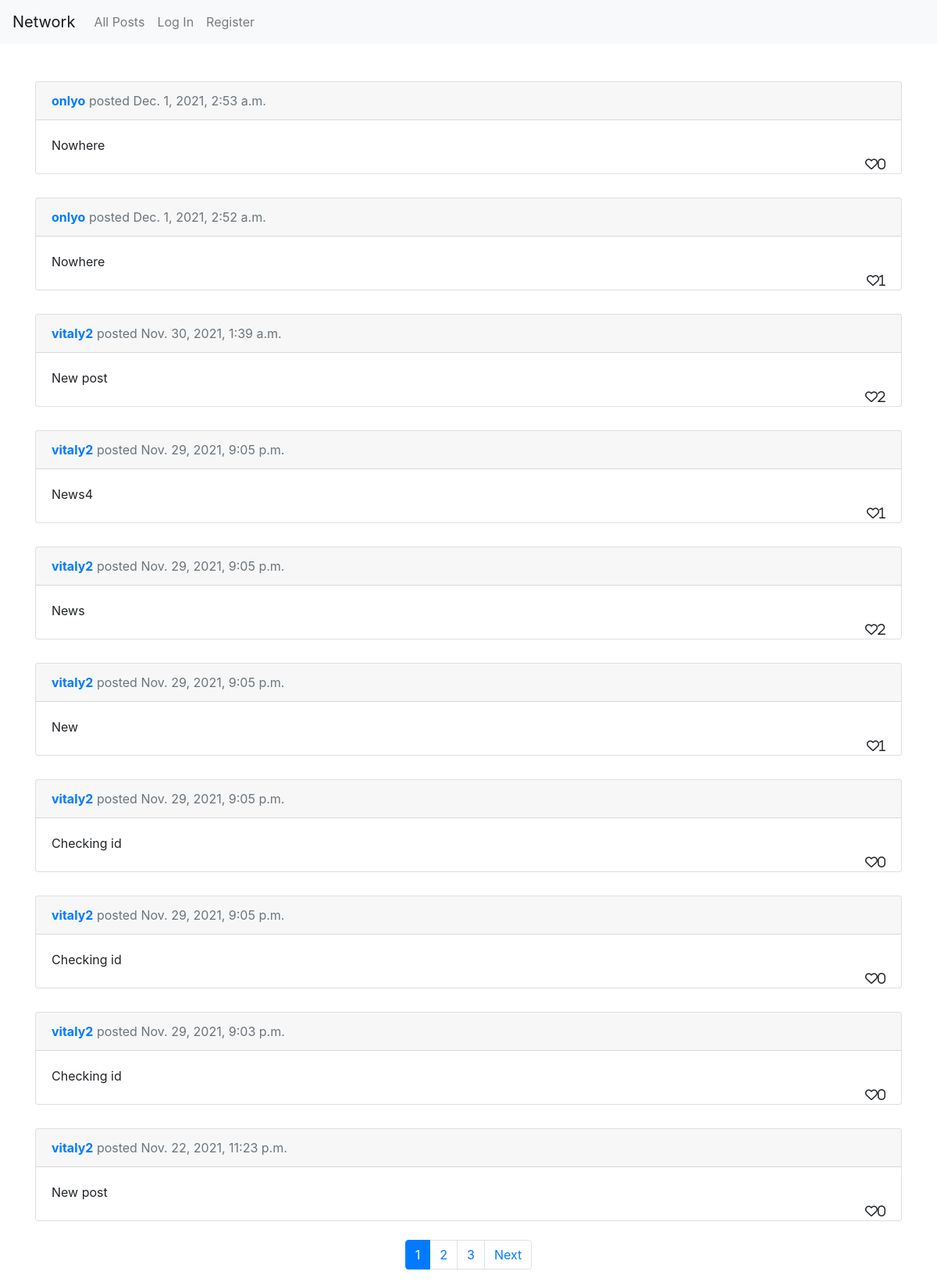
The page / on the database its author committed.
### network/models.py (models this page shows, shortened)
class Post(models.Model):
    author = models.ForeignKey(
        User, on_delete=models.CASCADE, related_name="authors"
    )
    content = models.TextField()
    date_created = models.DateTimeField(auto_now_add=True)
    liked_by = models.ManyToManyField(User, related_name="liking", default=None, null=True, blank=True)
    class Meta:
        ordering = ['-date_created',]

class User(AbstractUser):
    pass

### network/views.py (the view, shortened to what this page needs)
# urls.py: path("", views.index, name="index"),
def index(request):
    posts = Post.objects.all().order_by('-date_created')
    post_list = pagination(request, posts)
    return render(request, "network/index.html", {
        "posts": Post.objects.all().order_by('-date_created'),
        "paginatior":paginator,
        "post_list":post_list,
    })

### network/views.py (called while the page is built)
def pagination(request, posts):
    page = request.GET.get('page', 1)
    paginator = Paginator(posts, 10)
    try:
        post_list = paginator.page(page)
    except PageNotAnInteger:
        post_list = paginator.page(1)
    except EmptyPage:
        post_list = paginator.page(paginator.num_pages)
    return post_list

### network/templates/network/index.html (shortened to what this page needs)
{% extends "network/layout.html" %}
{% load static %}
{% block body %}
<div class='container'>
    {% for post in post_list %}
    <div class="card comment-box">
        <div class="card-header">
            <div class="icons space-between">
                <strong><a href="{% url 'user_profile' username=post.author %}">{{post.author}}</a></strong>
                <span class="text-muted">posted {{post.date_created}}</span>
            </div>
        </div>
        <div class="content flex-container">
            <div class="card-body" id="body">
                <div class="post-content">{{post.content}}</div>
                <div class="like">
                        {% if request.user in post.liked_by.all %}
                        <i class="fa-solid fa-heart like-icon" id="like">{{post.liked_by.count}}</i>
                          {% else %}
                          <i class="far fa-heart like-icon" id="like">{{post.liked_by.count}}</i>
                        {% endif %}
                </div>
            </div>
        </div>
    </div>
    {% endfor %}
    {% if post_list.has_other_pages %}
    <nav>
        <ul class="pagination justify-content-center mt-4">
            {% for i in post_list.paginator.page_range %}
            {% if post_list.number == i %}
            <li class="page-item active" aria-current="page">
                <a class="page-link"> {{i}} <span class="sr-only">(current)</span></a>
            </li>
            {% else %}
            <li class="page-item"><a class="page-link" href="?page={{ i }}">{{i}}</a></li>
            {% endif %}
            {% endfor %}
            {% if post_list.has_next %}
            <li class="page-item">
                <a class="page-link" href="?page={{ post_list.next_page_number }}">Next</a>
            </li>
            {% endif %}
        </ul>
    </nav>
    {% endif %}
    {% endblock %}

### network/templates/network/layout.html (shortened to what this page needs)
{% load static %}
<!DOCTYPE html>
<html lang="en">
    <head>
        <link rel="stylesheet" href="https://stackpath.bootstrapcdn.com/bootstrap/4.4.1/css/bootstrap.min.css">
        <link href="{% static 'network/styles.css' %}" rel="stylesheet">
    </head>
    <body>
        <nav class="navbar navbar-expand-lg navbar-light bg-light">
            <a class="navbar-brand" href="#">Network</a>
            <div>
              <ul class="navbar-nav mr-auto">
                <li class="nav-item">
                  <a class="nav-link" href="{% url 'index' %}">All Posts</a>
                </li>
                {% if user.is_authenticated %}
                    <li class="nav-item">
                        <a class="nav-link" href="{% url 'following' %}">Following</a>
                    </li>
                    <li class="nav-item">
                        <a class="nav-link" href="{% url 'logout' %}">Log Out</a>
                    </li>
                {% else %}
                    <li class="nav-item">
                        <a class="nav-link" href="{% url 'login' %}">Log In</a>
                    </li>
                    <li class="nav-item">
                        <a class="nav-link" href="{% url 'register' %}">Register</a>
                    </li>
                {% endif %}
              </ul>
            </div>
          </nav>
        <div class="body">
            {% block body %}
            {% endblock %}
        </div>
    </body>
</html>

### network/static/network/styles.css (style rules this page uses)
.comment-box { margin-top: 30px !important; }
.like { float: right; }

### rows shown on the page
Post: author "onlyo", date_created "Dec. 1, 2021, 2:53 a.m.", content "Nowhere", liked_by.count "0"
Post: author "onlyo", date_created "Dec. 1, 2021, 2:52 a.m.", content "Nowhere", liked_by.count "1"
Post: author "vitaly2", date_created "Nov. 30, 2021, 1:39 a.m.", content "New post", liked_by.count "2"
Post: author "vitaly2", date_created "Nov. 29, 2021, 9:05 p.m.", content "News4", liked_by.count "1"
Post: author "vitaly2", date_created "Nov. 29, 2021, 9:05 p.m.", content "News", liked_by.count "2"
Post: author "vitaly2", date_created "Nov. 29, 2021, 9:05 p.m.", content "New", liked_by.count "1"
Post: author "vitaly2", date_created "Nov. 29, 2021, 9:05 p.m.", content "Checking id", liked_by.count "0"
Post: author "vitaly2", date_created "Nov. 29, 2021, 9:05 p.m.", content "Checking id", liked_by.count "0"
Post: author "vitaly2", date_created "Nov. 29, 2021, 9:03 p.m.", content "Checking id", liked_by.count "0"
Post: author "vitaly2", date_created "Nov. 22, 2021, 11:23 p.m.", content "New post", liked_by.count "0"

### other values the page prints
{{ i }} "1"
{{ i }} "2" "3"
